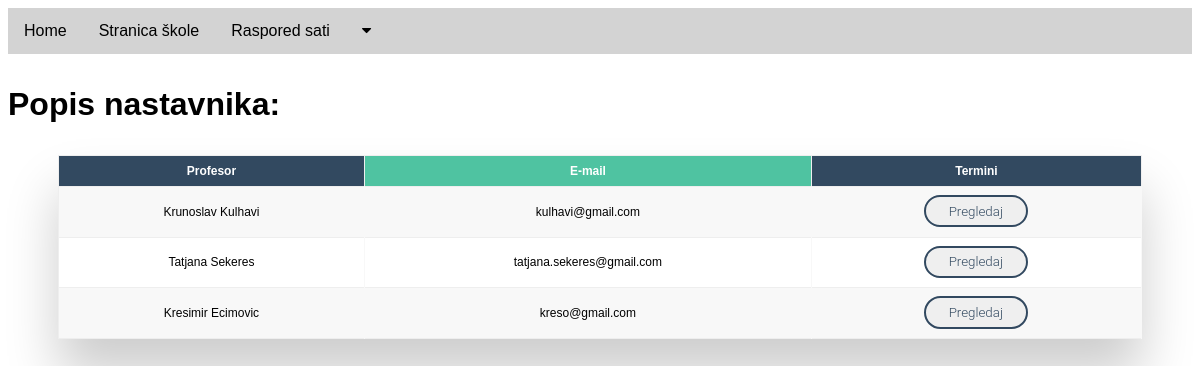
The page /Maturalni_rad/proflist.php on the database its author committed.
### tables this page shows
CREATE TABLE `users` (
  `id` int(11) NOT NULL,
  `role` varchar(255) NOT NULL,
  `name` varchar(255) NOT NULL,
  `surname` varchar(255) NOT NULL,
  `username` varchar(255) NOT NULL,
  `password` varchar(255) NOT NULL,
  `email` varchar(255) NOT NULL,
  `profile_pic` blob
);

### Maturalni_rad/proflist.php (the view, shortened to what this page needs)
<!DOCTYPE html>
<html lang="en">
<head>
    <link rel="stylesheet" type="text/css" href="style.css">
</head>
<body>
    <header>
    <?php
		include("navbar.php");
        ?>
	</header>
<?php
include("dbconn.php");
$result = mysqli_query($db,"SELECT id,name,surname,email FROM users WHERE role='profesor'");
echo "
<p style='font-size: 2em;'>
<b>Popis nastavnika:</b>
</p>
<div class='table-wrapper'>
<table class='fl-table' border='1  '>
<tr>
<th>Profesor</th>
<th>E-mail</th>
<th>Termini</th>
</tr>
</div>";
while($row = mysqli_fetch_array($result)) {
    echo "<tr>";
    echo "<td>" . $row['name'] . " ". $row['surname'] ."</td>";
    echo "<td>" . $row['email'] . "</td>";
    echo"<td>";
echo "<form class='form1' method='post' action='ProfTermini.php'>";
 echo   "<button class='bn3' type='submit' class='proftermini'>Pregledaj</button>
</form></td>";
}
?>
</body>
</html>

### Maturalni_rad/style.css (style rules this page uses)
body { font-family: Arial, Helvetica, sans-serif; }
.table-wrapper { margin: 5px 50px 50px; box-shadow: 0px 35px 50px rgba( 0, 0, 0, 0.2 ); }
.fl-table { border-radius: 5px; font-size: 12px; font-weight: normal; border: none; border-collapse: collapse; width: 100%; max-width: 100%; white-space: nowrap; background-color: white; }
.fl-table td, .fl-table th { text-align: center; padding: 8px; }
.fl-table td { border-right: 1px solid #f8f8f8; font-size: 12px; }
.fl-table th { color: #ffffff; background: #4FC3A1; }
.fl-table th:nth-child(odd) { color: #ffffff; background: #324960; }
.fl-table tr:nth-child(even) { background: #F8F8F8; }
.bn3 { display: inline-block; padding: 0.5em 1.7em; margin: 0 0.1em 0.1em 0; border: 0.16em solid #324960; border-radius: 2em; box-sizing: border-box; text-decoration: none; font-family: "Roboto", sans-serif; font-weight: 300; color: #324960; text-shadow: 0 0.04em 0.04em rgba(255, 255, 255, 0.253); text-align: center; transition: all 0.2s; }

### Maturalni_rad/navbar.php (style rules this page uses)
body { font-family: Arial, Helvetica, sans-serif; }

### rows shown on the page
users: name "Krunoslav", surname "Kulhavi", email "kulhavi@gmail.com"
users: name "Tatjana", surname "Sekeres", email "tatjana.sekeres@gmail.com"
users: name "Kresimir", surname "Ecimovic", email "kreso@gmail.com"
